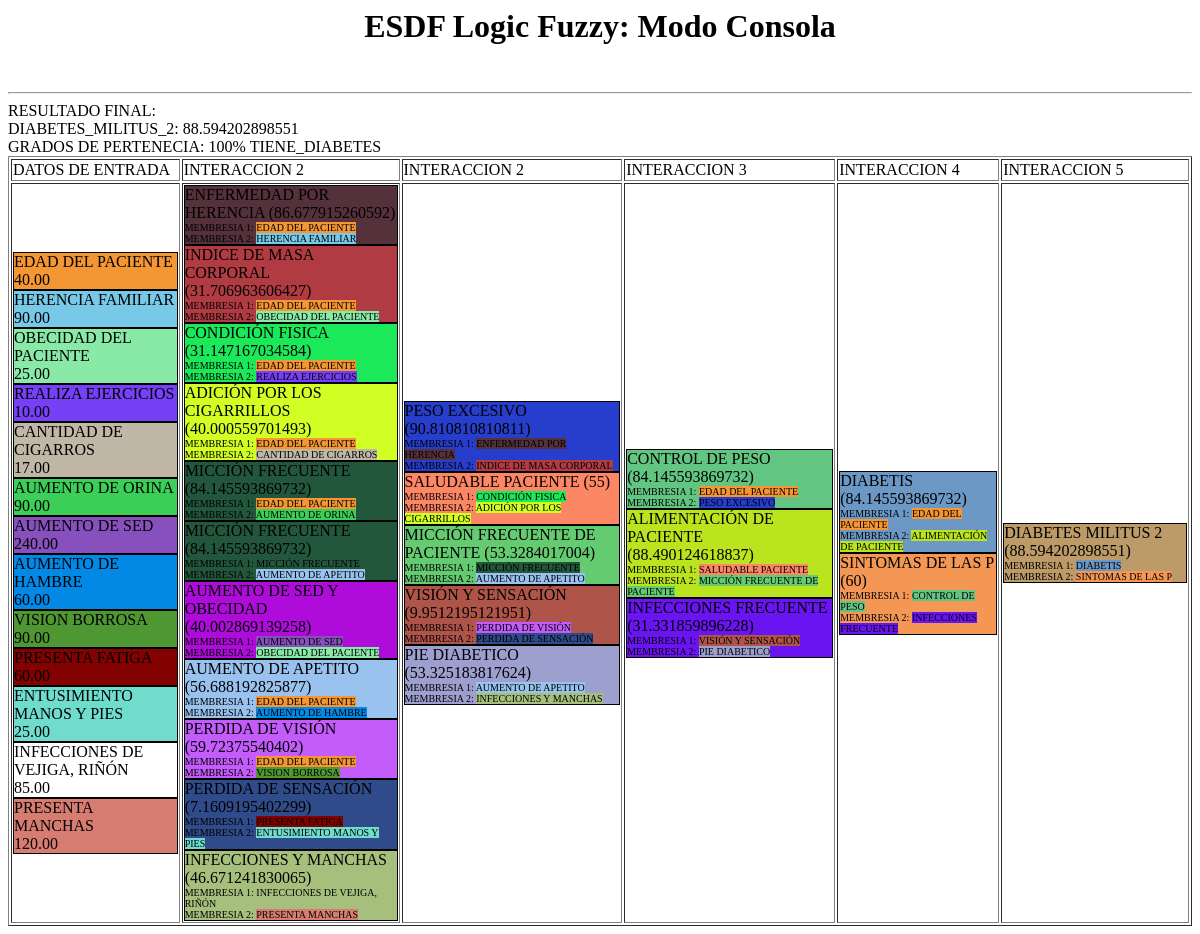
/fuzzy/logicadifusaConsolaESDF_Bloques.php, run on the app's committed database.
### tables this page shows
CREATE TABLE IF NOT EXISTS `membresia` (
  `idmembresia` int(11) NOT NULL AUTO_INCREMENT,
  `descripcion` varchar(50) NOT NULL,
  `comentario` varchar(200) NOT NULL,
  `idtipocriterio` int(11) NOT NULL,
  `tipo` char(1) NOT NULL DEFAULT 'I' COMMENT 'I->entrada, O->Salida',
  `tipocontrol` char(1) NOT NULL COMMENT 'O->Opcion, V->valor',
  `estado` char(1) NOT NULL DEFAULT 'N',
  PRIMARY KEY (`idmembresia`)
);

CREATE TABLE IF NOT EXISTS `respuestas` (
  `idrespuesta` int(11) NOT NULL AUTO_INCREMENT,
  `idpersona` int(11) NOT NULL,
  `idmembresia` int(11) NOT NULL,
  `idvariable` int(11) NOT NULL,
  `valor` decimal(10,2) NOT NULL,
  PRIMARY KEY (`idrespuesta`)
);

### negocio/cls_respuesta.php (called while the page is built, shortened)
<?php
class clsRespuesta
{
function buscarxPersona($idPersona)
 {
   $sql = "SELECT idrespuesta, idPersona, r.idmembresia, c.descripcion as membresia, idvariable, valor FROM respuestas r inner join membresia c on r.idmembresia=c.idmembresia WHERE 1=1";
   if(isset($idPersona)) $sql.=" and idPersona=".$idPersona;
   global $cnx;
   return $cnx->query($sql);
 }
}
?>

### fuzzy/fuzzy-logic-class.php (called while the page is built, shortened)
<?php
class Member {
	protected
		$FName,
		$FMiddle,
		$FA,
		$FB,
		$FType;
	public function __construct($Name=NULL,$start=NULL,$medium=NULL,$stop=NULL,$type=NULL){
		if($Name == NULL) return;
		$this->FName 	= $Name;
		$this->FMiddle 	= $medium;
		$this->FA 		= $start;
		$this->FB 		= $stop;
		$this->FType  	= $type;
	}
	public function Fuzzification($P=0.0) {
    if (($P<$this->FA) OR ($P>$this->FB)) return 0;
	if ($P==$this->FMiddle) return 1;
	 if ($this->FType==LINFINITY) {
	    if ($P<=$this->FMiddle) return 1;
		if (($P>$this->FMiddle) AND ($P<$this->FB)) return ($this->FB-$P)/($this->FB-$this->FMiddle);
	 }
	 if ($this->FType==RINFINITY) {
	    if ($P>=$this->FMiddle) return 1;
		if (($P<$this->FMiddle) AND ($P>$this->FA)) return ($P-$this->FA)/($this->FMiddle-$this->FA);
	 }
	if ($this->FType==TRIANGLE) {
	   if(($P<$this->FMiddle) AND ($P>$this->FA)) return ($P-$this->FA)/($this->FMiddle-$this->FA);
	   if(($P>$this->FMiddle) AND ($P<$this->FB))  return ($this->FB-$P)/($this->FB-$this->FMiddle);
	 }
	return 0;
}
}
class Fuzzify extends Member {
	protected $members = array();
	public function clearMembers() {
		$this->members = NULL;
	}
	public function addMember($idx,$Name='New',$start=0.0,$medium=0.0,$stop=0.0,$type=TRIANGLE) {
		$member = new Member($Name,$start,$medium,$stop,$type);
		$this->members[$idx][] = $member;
	}
	public function getMembersIndex($idx,$value = NULL) {
		foreach ($this->members[$idx] as $idx => $member)
			if ($value==$member->FName) return $idx;
		return FALSE;
	}
	public function getMemberByName($idx,$name = NULL) {
		foreach ($this->members[$idx] as $idx => $member)
			if ($name==$member->FName) return $member;
		return FALSE;
	}
	public function getNameMember($idx,$id) {
		$i=0;
		foreach ($this->members[$idx] as $idx => $member){
			if($id==$i) $nombres=$member->FName;
			$i++;
		}
		return $nombres;
	}
}
class Rules extends Fuzzify{
	public	$FOutputs		=	array();
	private $OutputNames = NULL;
	private $rules = NULL;
	public function setOutputNames($val) {
		$this->OutputNames = $val;
	}
	public function getOutputNames() {
		return $this->OutputNames;
	}
	public function clearRules() {
		$this->rules = NULL;
	}
	public function getRules() {
		return $this->rules;
	}
	public function addRule($val) {
		$this->rules[] = $val;
	}
	private function getLastParent($a) {
	do {
	$a = $this->rSplit($a);
	} while($a);
	return $ret;
	}
	private function _FuzzyAND($arr) {
		return (min($arr));
	}
	public function processRule($rule) {
		$items=preg_split("/\s+/",$rule);
		$operation='and';
		$firstop = array_shift($items);
		$outitem = array_pop($items);
		$tmparr=array();
		foreach($items as $item) {
			$inp=strtolower($item);
			if (($inp=='or') or ($inp=='and') or ($inp=='not')) $operation=$inp;
				elseif (($inp=='then') or ($inp=='for'))  continue;
					else {
						list($inputName,$memberName) = preg_split("/\./",$item);
						$mem_idx = $this->getMembersIndex($inputName,$memberName);
						$tmparr[] =$this->FOutputs[$inputName][$mem_idx];
						}
		}
		$value1 = ($operation == 'or') ? $this->_FuzzyOR($tmparr) :
				  ($operation == 'not') ? $this->_FuzzyNOT($tmparr) :$this->_FuzzyAND($tmparr);
		return array($outitem,$value1);
	}
}
class Fuzzy_Logic extends Rules {
	protected	$AgregatePoints =   100;
	private function ClearSolution() {
	$this->FXValues			=	array();
	$this->FYValues			=	array();
	}
	public function SetRealInput($idx,$X = 0.0) {
		$this->FRealInput[$idx]	=	$X;
		$this->FOutputs[$idx] = array();
		For ($i=0;$i<count($this->members[$idx]);$i++) {
			$this->FOutputs[$idx][]	=	$this->members[$idx][$i]->Fuzzification($this->FRealInput[$idx]);
		}
	}
	public function getGradosPertenencia($idx,$X = 0.0) {
		$this->FRealInput[$idx]	=	$X;
		$this->FOutputs[$idx] = array();
		For ($i=0;$i<count($this->members[$idx]);$i++) {
			$this->FOutputs[$idx][]	=	$this->members[$idx][$i]->Fuzzification($this->FRealInput[$idx]);
		}
		return $this->FOutputs[$idx];
	}
	public function FuzzyAgregate($outname,$Member,$AlphaCut=0.0) {
		foreach($this->FXValues[$outname] as $index=>$pointX) {
			if ($pointX<$Member->FA) continue;
			if ($pointX>$Member->FB) break;
			$ms = $Member->Fuzzification($pointX);
			$mem_val = min($ms,$AlphaCut);
			$this->FYValues[$outname][$index] = max($this->FYValues[$outname][$index],$mem_val);
		}
	}
	public function calcFuzzy() {
		foreach($this->getOutputNames() as $outname) {
		$AgregateDeltaX = ($this->FMax[$outname]-$this->FMin[$outname])/$this->AgregatePoints;
		$this->FXValues[$outname] = Range($this->FMin[$outname],$this->FMax[$outname],$AgregateDeltaX);
		$this->FYValues[$outname] = array_fill ( 0 , count($this->FXValues[$outname]), 0.0 );
		}
		$rules=$this->getRules();
		foreach ($rules as $key=>$rule) {
			 list($outItem,$value) = $this->processRule($rule);
			 list($outputName,$memberName) = preg_split("/\./",$outItem);
			 $member=$this->getMemberByName($outputName,$memberName);
			}
		$result = array();
		foreach($this->getOutputNames() as $outname) {
		$suma=0.0;
		$sumb=0.0;
		foreach($this->FXValues[$outname] as $id=>$x) {
			$y=$this->FYValues[$outname][$id];
			if ($y>0) {
			$suma+=($x*$y);
			$sumb+=$y;
			}
		}
		if ($sumb == 0) $result[$outname]= 0; else	$result[$outname] = $suma/$sumb;
		}
	return $result;
}
}
?>

### negocio/cls_tipocriterio.php (called while the page is built, shortened)
<?php
class clsTipoCriterio
{
function buscar($idtipocriterio)
 {
   $sql = "SELECT idtipocriterio,descripcion,comentario,estado FROM TIPO_CRITERIO WHERE 1=1";
   global $cnx;
   return $cnx->query($sql);
 }
}
?>

### negocio/cls_membresia.php (called while the page is built, shortened)
<?php
class clsMembresia
{
function buscar($idmembresia,$idtipocriterio=0, $tipo='')
 {
   $sql = "SELECT idmembresia,descripcion,comentario,idtipocriterio,tipo,estado,tipocontrol FROM MEMBRESIA WHERE 1=1 ";
   if($idmembresia>0) $sql.=" AND idmembresia=".$idmembresia;
   global $cnx;
   return $cnx->query($sql);
 }
function buscarxcriteriodesdeFuzzy($idtipocriterio=0)
 {
   $sql = "SELECT distinct idmembresia,descripcion,comentario,tipocontrol,estado,tipo FROM MEMBRESIA WHERE 1=1";
   if($idtipocriterio>0) $sql.=" AND idtipocriterio=".$idtipocriterio;
   global $cnx;
   return $cnx->query($sql);
 }
}
?>

### negocio/cls_variablelinguistica.php (called while the page is built, shortened)
<?php
class clsVariableLinguistica
{
function buscarxMembresia($idmembresia)
 {
   $sql = "SELECT idvariable, VL.nombre, valorinicial, valormedio, valorfinal, idmembresia, TM.idtipomembresia, TM.nombre as tipomembresia FROM Variable_Linguistica VL INNER JOIN Tipo_Membresia TM on TM.idtipomembresia=VL.idtipomembresia WHERE idmembresia=".$idmembresia."";
   global $cnx;
   return $cnx->query($sql);
 }
}
?>

### negocio/cls_regla.php (called while the page is built, shortened)
<?php
class clsRegla
{
function consultar()
 {
   $sql = "SELECT R.idregla, C1.descripcion as membresia_input1, V1.nombre as variable_input1, operadorlogico, C2.descripcion as membresia_input2, V2.nombre as variable_input2, C3.descripcion as membresia_output, V3.nombre as variable_output FROM REGLAS R INNER JOIN MEMBRESIA C1 ON R.membresia_input1=C1.idmembresia INNER JOIN MEMBRESIA C2 ON R.membresia_input2=C2.idmembresia INNER JOIN MEMBRESIA C3 ON R.membresia_output=C3.idmembresia INNER JOIN VARIABLE_LINGUISTICA V1 ON V1.idvariable=R.variable_input1 INNER JOIN VARIABLE_LINGUISTICA V2 ON V2.idvariable=R.variable_input2 INNER JOIN VARIABLE_LINGUISTICA V3 ON V3.idvariable=R.variable_output WHERE 1=1";
   global $cnx;
   return $cnx->query($sql);
 }
 function consultarMembresiasHija($regla)
 {
  $sql = "SELECT distinct C1.descripcion as membresia_input1, C2.descripcion as membresia_input2, C3.descripcion as membresia_output, C3.idmembresia as idmembresia_output FROM REGLAS R INNER JOIN MEMBRESIA C1 ON R.membresia_input1=C1.idmembresia INNER JOIN MEMBRESIA C2 ON R.membresia_input2=C2.idmembresia INNER JOIN MEMBRESIA C3 ON R.membresia_output=C3.idmembresia INNER JOIN VARIABLE_LINGUISTICA V1 ON V1.idvariable=R.variable_input1 INNER JOIN VARIABLE_LINGUISTICA V2 ON V2.idvariable=R.variable_input2 INNER JOIN VARIABLE_LINGUISTICA V3 ON V3.idvariable=R.variable_output WHERE 1=1  ";
   if($regla!="")
   {
   $sql=$sql." and C3.descripcion like '%".$regla."%'";
   }
   global $cnx;
   return $cnx->query($sql);
 }
}
?>

### fuzzy/logicadifusaConsolaESDF_Bloques.php (the view, shortened to what this page needs)
<html>
<head>
</head>
<body bgcolor="#FFFFFF" style="color:inherit">
<?php
require("../datos/cado.php");
require_once ('fuzzy-logic-class.php');
require("../negocio/cls_tipocriterio.php");
require("../negocio/cls_membresia.php");
require("../negocio/cls_variablelinguistica.php");
require("../negocio/cls_regla.php");
require("../negocio/cls_respuesta.php");
	if(isset($_GET['idpersona'])){
		$idpersona=$_GET['idpersona'];
	}else{
		$idpersona=1;
	}
	$idmembresia=34;
	echo "<center><h1>ESDF Logic Fuzzy: Modo Consola</h1></center>";
		$x = new Fuzzy_Logic();
		$x->clearMembers();
		$objTipoCriterio = new clsTipoCriterio();
		$objMembresia = new clsMembresia();
		$objVariable = new clsVariableLinguistica();
		$rstMF=$objMembresia->buscar($idmembresia);
		$datoMF=$rstMF->fetchObject();
		$membresiafinal=str_replace(' ','_',$datoMF->descripcion);
		$rstTC = $objTipoCriterio->buscar(NULL);
		while($datoTC = $rstTC->fetchObject()){
			$rst = $objMembresia->buscarxcriteriodesdeFuzzy($datoTC->idtipocriterio);
			while($dato = $rst->fetchObject()){
				if($dato->tipo=='I'){
				$rstvariable = $objVariable->buscarxMembresia($dato->idmembresia);
				}
			}
		}
		$objRegla = new clsRegla();
		$rstregla=$objRegla->consultar();
		$x->clearRules();
		while ($datoregla=$rstregla->fetchObject()){
			$x->addRule('IF '.str_replace(' ','_',$datoregla->membresia_input1).'.'.str_replace(' ','_',$datoregla->variable_input1).' '.$datoregla->operadorlogico.' '.str_replace(' ','_',$datoregla->membresia_input2).'.'.str_replace(' ','_',$datoregla->variable_input2).' THEN '.str_replace(' ','_',$datoregla->membresia_output).'.'.str_replace(' ','_',$datoregla->variable_output));
		}
		$bloqueHeader='<table border="1" class="tabla"><tr><td>DATOS DE ENTRADA</td>';
		$bloque='<tr><td>';
		$objRespuesta = new clsRespuesta();
		$rstrpta=$objRespuesta->buscarxPersona($idpersona);
		while ($datorpta=$rstrpta->fetchObject()){
			$x->SetRealInput(str_replace(' ','_',$datorpta->membresia),$datorpta->valor);
			$bloque.= "<div id='".str_replace(' ','_',$datorpta->membresia)."'>".utf8_encode($datorpta->membresia)."<br>".$datorpta->valor."</div>";
		}
		$bloque.='</td><td>';
		$bloqueHeader.='<td>INTERACCION 2</td>';
		$fuzzy_arr = $x->calcFuzzy();
		foreach($fuzzy_arr as $membresia => $v){
			if($v!=0){
				$rstregla=$objRegla->consultarMembresiasHija(str_replace('_',' ',$membresia));
				  while($dato=$rstregla->fetchObject()){
					  $bloque.= "<div id='".$membresia."' onMouseOver='buscarGrafico(&quot;".$dato->idmembresia_output."&quot;,&quot;".$v."&quot;)'>".utf8_encode(str_replace('_',' ',$membresia))." (".$v.")<br><font size='-3'>MEMBRESIA 1: <span id='".str_replace(' ','_',$dato->membresia_input1)."'>".utf8_encode($dato->membresia_input1)."</span><BR>MEMBRESIA 2: <span id='".str_replace(' ','_',$dato->membresia_input2)."'>".utf8_encode($dato->membresia_input2)."</span></font></div>";
				}
			$membresiaTEMP[]=$membresia;
			}
		}
		$membresia='';
		$valormembresiafinal=0;
		$i=2;
		do{
			$bloque.='</td><td>';
			$bloqueHeader.='<td>INTERACCION '.$i.'</td>';
			foreach($fuzzy_arr as $membresia => $v){
				if($v!=0){
					$x->SetRealInput($membresia,$v);
				}
			}
			$fuzzy_arr = $x->calcFuzzy();
			foreach($fuzzy_arr as $membresia => $v){
				if($v!=0){
					$encontrado=false;
					foreach($membresiaTEMP as $indiceTEMP => $valorTEMP){
						if($membresia==$valorTEMP){
							$encontrado=true;
							continue;
						}
					}
					if($encontrado==false){
						if($membresia==$membresiafinal) $valormembresiafinal=$v;
						$rstregla=$objRegla->consultarMembresiasHija(str_replace('_',' ',$membresia));
						while($dato=$rstregla->fetchObject()){
						   $bloque.= "<div id='".$membresia."' onMouseOver='buscarGrafico(&quot;".$dato->idmembresia_output."&quot;,&quot;".$v."&quot;)'>".utf8_encode(str_replace('_',' ',$membresia))." (".$v.")<br><font size='-3'>MEMBRESIA 1: <span id='".str_replace(' ','_',$dato->membresia_input1)."'>".utf8_encode($dato->membresia_input1)."</span><BR>MEMBRESIA 2: <span id='".str_replace(' ','_',$dato->membresia_input2)."'>".utf8_encode($dato->membresia_input2)."</span></font></div>";
						}
						$membresiaTEMP[]=$membresia;
					}
				}
			}
			if($i==5) $valormembresiafinal=1;
			$i++;
		}while($valormembresiafinal==0);
		echo '<br><HR>RESULTADO FINAL:<br>';
		$puntaje = $fuzzy_arr[$membresiafinal];
		echo utf8_encode($membresiafinal).': '.$puntaje;
		$grados = $x->getGradosPertenencia($membresiafinal,$puntaje);
		echo "<br>GRADOS DE PERTENECIA: ";
		foreach($grados as $i => $v){
			if($v!=0){
				$p=$v*100; $pertenencia .= $p.'%&nbsp;'.$x->getNameMember($membresiafinal, $i).'<br>';
			}
		}
		echo utf8_encode($pertenencia);
		$bloqueHeader.='</tr>';
		$bloque.='</td></tr>';
		$bloque=$bloqueHeader.$bloque.'</table>';
		echo $bloque;
?>
</body>
</html>

### fuzzy/logicadifusaConsolaESDF_Bloques.php (style rules this page uses)
.tabla div { border: solid 1px; }

### data on the page
membresia: descripcion "DIABETES_MILITUS_2", descripcion "88.594202898551", descripcion "100", descripcion "TIENE_DIABETES", membresia "DIABETES MILITUS 2", v "88.594202898551", membresia_input1 "DIABETIS", membresia_input2 "SINTOMAS DE LAS P"
respuestas: idmembresia.descripcion "EDAD DEL PACIENTE", valor "40.00"
respuestas: idmembresia.descripcion "HERENCIA FAMILIAR", valor "90.00"
respuestas: idmembresia.descripcion "OBECIDAD DEL PACIENTE", valor "25.00"
respuestas: idmembresia.descripcion "REALIZA EJERCICIOS", valor "10.00"
respuestas: idmembresia.descripcion "CANTIDAD DE CIGARROS", valor "17.00"
respuestas: idmembresia.descripcion "AUMENTO DE ORINA", valor "90.00"
respuestas: idmembresia.descripcion "AUMENTO DE SED", valor "240.00"
respuestas: idmembresia.descripcion "AUMENTO DE HAMBRE", valor "60.00"
respuestas: idmembresia.descripcion "VISION BORROSA", valor "90.00"
respuestas: idmembresia.descripcion "PRESENTA FATIGA", valor "60.00"
respuestas: idmembresia.descripcion "ENTUSIMIENTO MANOS Y PIES", valor "25.00"
respuestas: idmembresia.descripcion "INFECCIONES DE VEJIGA, RIÑÓN", valor "85.00"
respuestas: idmembresia.descripcion "PRESENTA MANCHAS", valor "120.00"
membresia: membresia "ENFERMEDAD POR HERENCIA", v "86.677915260592", membresia_input1 "EDAD DEL PACIENTE", membresia_input2 "HERENCIA FAMILIAR"
membresia: membresia "INDICE DE MASA CORPORAL", v "31.706963606427", membresia_input1 "EDAD DEL PACIENTE", membresia_input2 "OBECIDAD DEL PACIENTE"
membresia: membresia "CONDICIÓN FISICA", v "31.147167034584", membresia_input1 "EDAD DEL PACIENTE", membresia_input2 "REALIZA EJERCICIOS"
membresia: membresia "ADICIÓN POR LOS CIGARRILLOS", v "40.000559701493", membresia_input1 "EDAD DEL PACIENTE", membresia_input2 "CANTIDAD DE CIGARROS"
membresia: membresia "MICCIÓN FRECUENTE", v "84.145593869732", membresia_input1 "EDAD DEL PACIENTE", membresia_input2 "AUMENTO DE ORINA"
membresia: membresia "MICCIÓN FRECUENTE", v "84.145593869732", membresia_input1 "MICCIÓN FRECUENTE", membresia_input2 "AUMENTO DE APETITO", membresia "MICCIÓN FRECUENTE DE PACIENTE", v "53.3284017004"
membresia: membresia "AUMENTO DE SED Y OBECIDAD", v "40.002869139258", membresia_input1 "AUMENTO DE SED", membresia_input2 "OBECIDAD DEL PACIENTE"
membresia: membresia "AUMENTO DE APETITO", v "56.688192825877", membresia_input1 "EDAD DEL PACIENTE", membresia_input2 "AUMENTO DE HAMBRE"
membresia: membresia "PERDIDA DE VISIÓN", v "59.72375540402", membresia_input1 "EDAD DEL PACIENTE", membresia_input2 "VISION BORROSA"
membresia: membresia "PERDIDA DE SENSACIÓN", v "7.1609195402299", membresia_input1 "PRESENTA FATIGA", membresia_input2 "ENTUSIMIENTO MANOS Y PIES"
membresia: membresia "INFECCIONES Y MANCHAS", v "46.671241830065", membresia_input1 "INFECCIONES DE VEJIGA, RIÑÓN", membresia_input2 "PRESENTA MANCHAS"
membresia: membresia "PESO EXCESIVO", v "90.810810810811", membresia_input1 "ENFERMEDAD POR HERENCIA", membresia_input2 "INDICE DE MASA CORPORAL"
membresia: membresia "SALUDABLE PACIENTE", v "55", membresia_input1 "CONDICIÓN FISICA", membresia_input2 "ADICIÓN POR LOS CIGARRILLOS"
membresia: membresia "VISIÓN Y SENSACIÓN", v "9.9512195121951", membresia_input1 "PERDIDA DE VISIÓN", membresia_input2 "PERDIDA DE SENSACIÓN"
membresia: membresia "PIE DIABETICO", v "53.325183817624", membresia_input1 "AUMENTO DE APETITO", membresia_input2 "INFECCIONES Y MANCHAS"
membresia: membresia "CONTROL DE PESO", v "84.145593869732", membresia_input1 "EDAD DEL PACIENTE", membresia_input2 "PESO EXCESIVO"
membresia: membresia "ALIMENTACIÓN DE PACIENTE", v "88.490124618837", membresia_input1 "SALUDABLE PACIENTE", membresia_input2 "MICCIÓN FRECUENTE DE PACIENTE"
membresia: membresia "INFECCIONES FRECUENTE", v "31.331859896228", membresia_input1 "VISIÓN Y SENSACIÓN", membresia_input2 "PIE DIABETICO"
membresia: membresia "DIABETIS", v "84.145593869732", membresia_input1 "EDAD DEL PACIENTE", membresia_input2 "ALIMENTACIÓN DE PACIENTE"
membresia: membresia "SINTOMAS DE LAS P", v "60", membresia_input1 "CONTROL DE PESO", membresia_input2 "INFECCIONES FRECUENTE"
